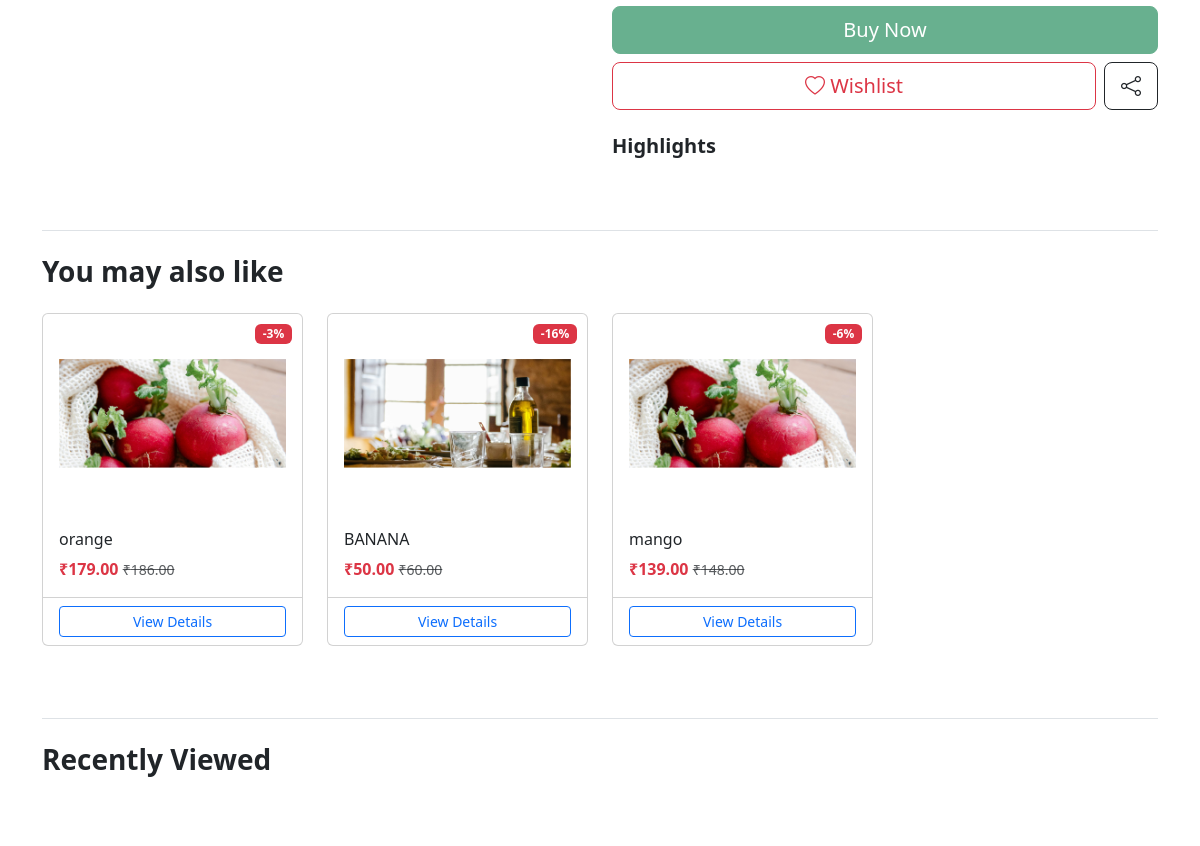
Page /product/apple/ (middle part) on the earlier database version.
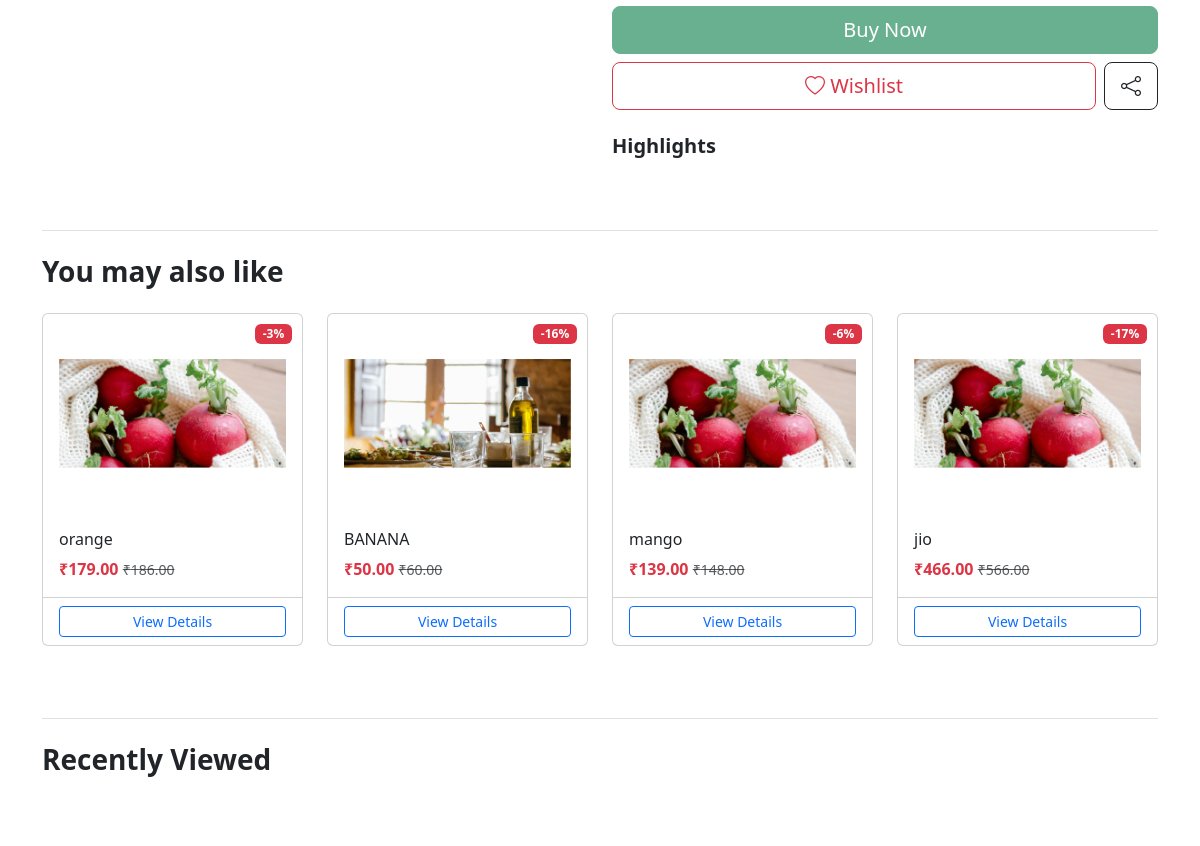
Same page on the later database version.
### shop/models.py (models this page shows, shortened)
class ProductVariant(models.Model):
    product = models.ForeignKey(Product, on_delete=models.CASCADE, related_name='variants')
    values = models.ManyToManyField(VariantValue)
    price = models.DecimalField(max_digits=10, decimal_places=2)
    discount_price = models.DecimalField(max_digits=10, decimal_places=2, null=True, blank=True)
    stock = models.IntegerField()
    sku = models.CharField(max_length=50, unique=True, blank=True)
    image = models.ImageField(upload_to='variants/', null=True, blank=True)
    sold_count = models.IntegerField(default=0)
    @property
    def get_discount_percentage(self):
        if self.discount_price:
            return int(100 - (self.discount_price / self.price * 100))
        return 0

class Product(models.Model):
    category = models.ForeignKey(Category, on_delete=models.CASCADE, related_name='products')
    name = models.CharField(max_length=255)
    slug = models.SlugField(unique=True ,blank=True)
    description = models.TextField()
    price = models.DecimalField(max_digits=10, decimal_places=2)
    discount_price = models.DecimalField(max_digits=10, decimal_places=2, null=True, blank=True)
    image = models.ImageField(upload_to='products/')
    is_featured = models.BooleanField(default=False)
    sold_count = models.PositiveIntegerField(default=0)
    created_at = models.DateTimeField(auto_now_add=True)
    views = models.PositiveIntegerField(default=0)
    available = models.BooleanField(default=True)
    stock = models.PositiveIntegerField(default=0)
    def save(self, *args, **kwargs):
        super().save(*args, **kwargs)
    @property
    def has_variants(self):
        return self.variants.exists()
    @property
    def get_discount_percentage(self):
        if self.discount_price:
            return int(100 - (self.discount_price / self.price * 100))
        return 0

### shop/views.py (the view)
# urls.py: path('product/<slug:slug>/', views.product_detail, name='product_detail'),
def product_detail(request, slug):
    product = get_object_or_404(Product, slug=slug, available=True)
    default_variant = product.variants.order_by('-stock').first()
    product.views += 1
    product.save()
    cart_product_form = CartAddProductForm()
    similar_products = Product.objects.filter(category=product.category).exclude(id=product.id)[:4]
    similar_variants = []
    for sp in similar_products:
        variant = sp.variants.order_by('-stock').first()
        if variant:
            similar_variants.append(variant)
    reviews = product.reviews.all().order_by('-created_at')
    average_rating = reviews.aggregate(Avg('rating'))['rating__avg']
    recently_viewed_variant_ids = request.session.get('recently_viewed_variants', [])
    if default_variant and default_variant.id in recently_viewed_variant_ids:
        recently_viewed_variant_ids.remove(default_variant.id)
    if default_variant:
        recently_viewed_variant_ids.insert(0, default_variant.id)
    request.session['recently_viewed_variants'] = recently_viewed_variant_ids[:5]
    recently_viewed_queryset = ProductVariant.objects.filter(id__in=recently_viewed_variant_ids).exclude(id=default_variant.id)
    recently_viewed = sorted(
        recently_viewed_queryset,
        key=lambda x: recently_viewed_variant_ids.index(x.id)
    )
    review_form = None
    if request.method == 'POST' and request.user.is_authenticated:
        review_form = ReviewForm(request.POST)
        if review_form.is_valid():
            review = review_form.save(commit=False)
            review.user = request.user
            review.product = product
            review.save()
            return redirect('shop:product_detail', slug=slug)
    else:
        review_form = ReviewForm()
    all_variants = ProductVariant.objects.filter(product=product).prefetch_related('values__option')
    option_map = {}
    for variant in all_variants:
        for value in variant.values.all():
            option_name = value.option.name
            if option_name not in option_map:
                option_map[option_name] = set()
            option_map[option_name].add(value.value)
    for key in option_map:
        option_map[key] = sorted(option_map[key])
    variant_data = []
    for variant in all_variants:
        variant_data.append({
            'values': [v.value.lower() for v in variant.values.all()],
            'stock': variant.stock
        })
    context = {
        'product': product,
        'cart_product_form': cart_product_form,
        'similar_variants': similar_variants,
        'reviews': reviews,
        'average_rating': average_rating,
        'review_form': review_form,
        'recently_viewed_variants': recently_viewed,
        'variant_options': option_map,
        'all_variants': all_variants,
        'variant_data_json': json.dumps(variant_data),
        'default_variant': default_variant,
    }
    return render(request, 'shop/product_detail.html', context)

### shop/templates/shop/product_detail.html (shortened to what this page needs)
{% extends 'shop/base.html' %}
{% load static %}
{% block content %}
<div class="container py-5">
    <div class="row">
        <div class="col-md-6">
        </div>
        <div class="col-md-6">
            <div class="action-buttons mb-4">
                {% if product.stock > 0 %}
                <form id="buyNowForm" action="{% url 'accounts:direct_checkout' product.id %}" method="POST" class="mt-2">
                    <button type="submit" class="btn btn-success w-100 btn-lg">Buy Now</button>
                </form>
                {% endif %}
                <div class="d-flex gap-2 mt-2">
                <form action="{% url 'accounts:add_to_wishlist' product.id %}" method="post" class="flex-grow-1">
                    <button type="submit" class="btn btn-outline-danger btn-lg w-100">
                        <i class="bi bi-heart"></i> Wishlist
                    </button>
                </form>
                <button class="btn btn-outline-dark btn-lg" onclick="toggleShareIcons()">
                    <i class="bi bi-share"></i>
                </button>
            </div>
            </div>
            <div class="highlights mb-4">
                <h5 class="fw-bold">Highlights</h5>
            </div>
        </div>
    </div>
            <div class="similar-products mt-5 pt-4 border-top">
                <h3 class="mb-4 fw-bold">You may also like</h3>
                <div class="row">
                    {% for variant in similar_variants %}
                    <div class="col-6 col-md-3 mb-4">
                        <div class="card h-100 product-card">
                            {% if variant.discount_price %}
                            <span class="badge bg-danger position-absolute" style="top: 10px; right: 10px;">
                                -{{ variant.get_discount_percentage }}%
                            </span>
                            {% endif %}
                            <img src="{% if variant.image %}{{ variant.image.url }}{% else %}{{ variant.product.image.url }}{% endif %}"
                            class="card-img-top p-3"
                            alt="{{ variant.product.name }}"
                            style="height: 200px; object-fit: contain;">
                            <div class="card-body">
                                <h6 class="card-title">{{ variant.product.name|truncatechars:40 }}</h6>
                                <div class="price">
                                    {% if variant.discount_price %}
                                    <span class="text-danger fw-bold">₹{{ variant.discount_price }}</span>
                                    <small class="text-decoration-line-through text-muted">₹{{ variant.price }}</small>
                                    {% else %}
                                    <span class="fw-bold">₹{{ variant.price }}</span>
                                    {% endif %}
                                </div>
                            </div>
                            <div class="card-footer bg-transparent">
                                <a href="{% url 'shop:product_detail' variant.product.slug %}" class="btn btn-outline-primary btn-sm w-100">View Details</a>
                            </div>
                        </div>
                    </div>
                    {% endfor %}
                </div>
            </div>
            <div class="recently-viewed mt-5 pt-4 border-top">
                <h3 class="mb-4 fw-bold">Recently Viewed</h3>
            </div>
</div>
{% endblock %}

Differences in the rows shown:
added ProductVariant: get_discount_percentage "17", product.image (picture), product.name "jio", discount_price "466.00", price "566.00"
